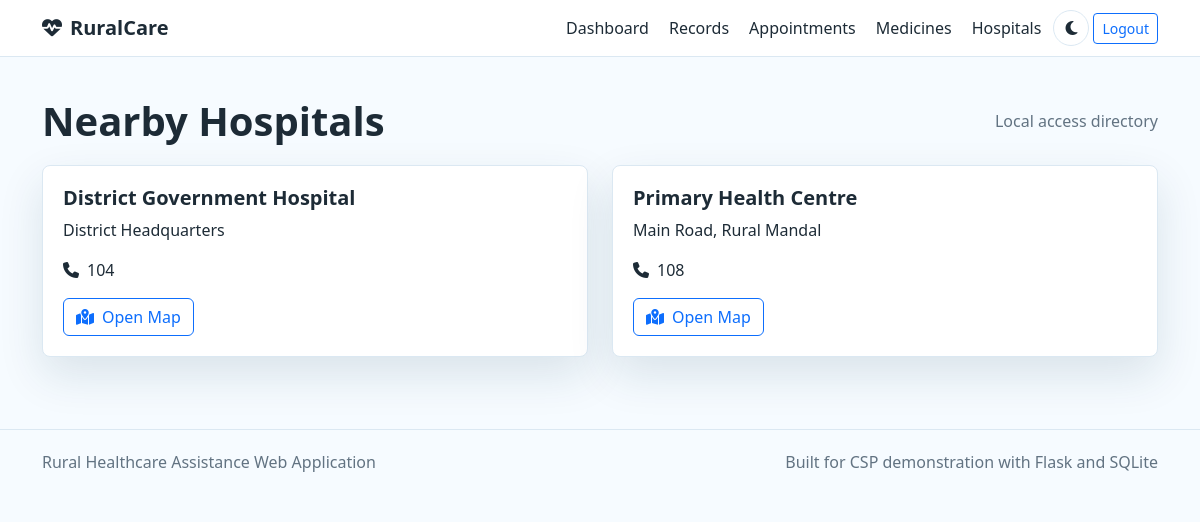
Page /user/nearby-hospitals (signed in) on the committed database.
### models.py (models this page shows)
class Hospital(db.Model):
    id = db.Column(db.Integer, primary_key=True)
    name = db.Column(db.String(160), nullable=False)
    address = db.Column(db.Text, nullable=False)
    contact_number = db.Column(db.String(20), nullable=False)
    map_url = db.Column(db.String(500))

### routes/user.py (the view)
@user_bp.route("/nearby-hospitals")
@login_required
def nearby_hospitals():
    hospitals = Hospital.query.order_by(Hospital.name.asc()).all()
    return render_template("nearby_hospitals.html", hospitals=hospitals)

### models.py (called while the page is built)
@login_manager.user_loader
def load_user(user_id):
    return User.query.get(int(user_id))

### templates/nearby_hospitals.html
{% extends "base.html" %}
{% block content %}
<section class="container py-4">
  <div class="page-head"><h1>Nearby Hospitals</h1><span>Local access directory</span></div>
  <div class="row g-4">{% for hospital in hospitals %}<div class="col-md-6"><div class="panel hospital-card"><h2>{{ hospital.name }}</h2><p>{{ hospital.address }}</p><p><i class="fa-solid fa-phone me-2"></i>{{ hospital.contact_number }}</p><a class="btn btn-outline-primary" target="_blank" href="{{ hospital.map_url or ('https://www.google.com/maps/search/' ~ hospital.name) }}"><i class="fa-solid fa-map-location-dot me-2"></i>Open Map</a></div></div>{% else %}<p class="text-muted">No hospitals added.</p>{% endfor %}</div>
</section>
{% endblock %}

### static/css/style.css (style rules this page uses)
:root { --bg: #f6fbff; --panel: #ffffff; --text: #1d2b36; --muted: #627382; --primary: #0b77c5; --primary-dark: #07558e; --success: #18a058; --line: #dbe8f2; --shadow: 0 18px 45px rgba(20, 57, 85, 0.12); }
body { background: var(--bg); color: var(--text); font-family: "Segoe UI", system-ui, sans-serif; }
.panel, .feature-card { background: var(--panel); border: 1px solid var(--line); border-radius: 8px; box-shadow: var(--shadow); padding: 1.25rem; }
.feature-card h3, .panel h2 { font-size: 1.25rem; font-weight: 750; }
.page-head { display: flex; justify-content: space-between; gap: 1rem; align-items: center; margin-bottom: 1.25rem; }
.page-head h1 { font-weight: 800; margin: 0; }
.page-head span { color: var(--muted); }

### static/css/dashboard.css (style rules this page uses)
.contact-card, .hospital-card, .article-card { height: 100%; }

### rows in the picture
Hospital: name "District Government Hospital", address "District Headquarters", contact_number "104"
Hospital: name "Primary Health Centre", address "Main Road, Rural Mandal", contact_number "108"
